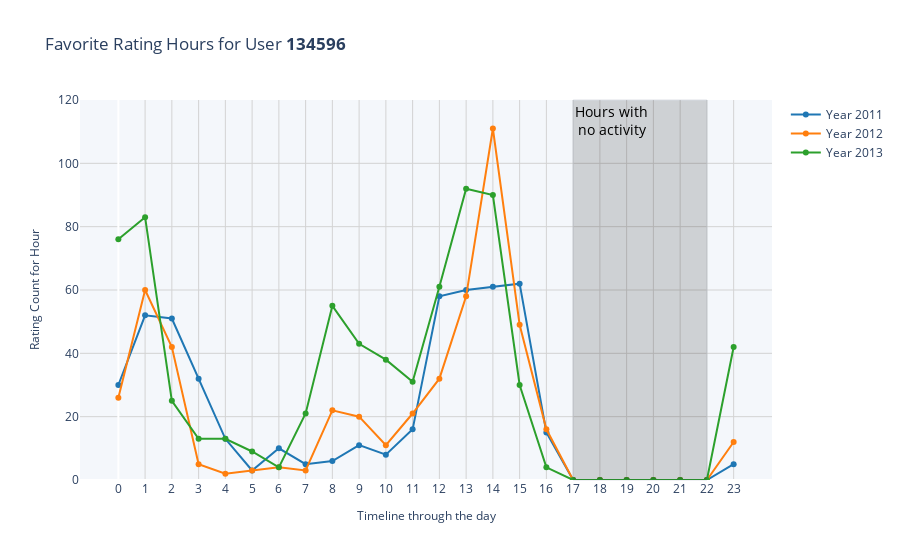

This figure's notebook cell:
### Markdown cell above
## Searching for Time Patterns

### Code cell
def plot_freq_polygon(uid,startyear,endyear):
    all_user_ratings = ratings_for_uid(uid)
    all_user_ratings['hour'] = all_user_ratings['rating_date'].dt.hour.astype(int)

    fgo = go.Figure()

    color_seq = px.colors.qualitative.D3
    color_seq_count = 0

    empty_df = pd.DataFrame(index=np.arange(0,24,1))
    empty_df['count'] = 0

    for i in np.arange(startyear,endyear + 1,1):
        all_user_ratings_for_year_i = all_user_ratings[all_user_ratings['rating_date'].dt.year == i]

        #This only includes hours present in data
        hour_freq = all_user_ratings_for_year_i.hour.value_counts().to_frame()
        hour_freq.rename(columns={'hour':'count'},inplace=True)
        hour_freq.sort_index(inplace=True)

        #This fills in missing hours with 0
        hour_freq = hour_freq.combine_first(empty_df)
        
        fgo.add_trace(go.Scatter(x=hour_freq.index, y=hour_freq['count'], name=f'Year {i}', line=dict(color=color_seq[color_seq_count]), mode='lines+markers'))
        color_seq_count += 1


    fgo.update_xaxes(
        title_text="Timeline through the day",
        titlefont_size=12,
    )
    fgo.update_yaxes(
        title_text="Rating Count for Hour",
        titlefont_size=12,
        range=[0,120]
    )
    fgo.add_vrect(
        x0=17,
        x1=22,
        line_width=1,
        fillcolor='black',
        opacity=0.15,
        annotation_text='Hours with<br>no activity',
        annotation_position='top left',
        annotation=dict(font_size=14, font_color='black'),
    )

    fgo.update_layout(
        title_text=f'Favorite Rating Hours for User <b>{uid}</b>',
        xaxis = dict(
            tickmode = 'array',
            tickvals = np.arange(0,24,1)
        ),
    )
    apply_grid_bg_design(fgo)
    return fgo

plot_freq_polygon(134596,2011,2013).show()

### Figure 1 — Plotly figure (JSON) as saved in the notebook; plotly's stock layout.template omitted (floating-point values rounded to 4 significant figures)
{"data": [{"line": {"color": "#1F77B4"}, "mode": "lines+markers", "name": "Year 2011", "type": "scatter", "x": [0, 1, 2, 3, 4, 5, 6, 7, 8, 9, 10, 11, 12, 13, 14, 15, 16, 17, 18, 19, 20, 21, 22, 23], "y": [30, 52, 51, 32, 13, 3, 10, 5, 6, 11, 8, 16, 58, 60, 61, 62, 15, 0, 0, 0, 0, 0, 0, 5]}, {"line": {"color": "#FF7F0E"}, "mode": "lines+markers", "name": "Year 2012", "type": "scatter", "x": [0, 1, 2, 3, 4, 5, 6, 7, 8, 9, 10, 11, 12, 13, 14, 15, 16, 17, 18, 19, 20, 21, 22, 23], "y": [26, 60, 42, 5, 2, 3, 4, 3, 22, 20, 11, 21, 32, 58, 111, 49, 16, 0, 0, 0, 0, 0, 0, 12]}, {"line": {"color": "#2CA02C"}, "mode": "lines+markers", "name": "Year 2013", "type": "scatter", "x": [0, 1, 2, 3, 4, 5, 6, 7, 8, 9, 10, 11, 12, 13, 14, 15, 16, 17, 18, 19, 20, 21, 22, 23], "y": [76, 83, 25, 13, 13, 9, 4, 21, 55, 43, 38, 31, 61, 92, 90, 30, 4, 0, 0, 0, 0, 0, 0, 42]}], "layout": {"annotations": [{"font": {"color": "black", "size": 14}, "showarrow": false, "text": "Hours with<br>no activity", "x": 17, "xanchor": "left", "xref": "x", "y": 1, "yanchor": "top", "yref": "y domain"}], "plot_bgcolor": "rgb(244,247,251)", "shapes": [{"fillcolor": "black", "line": {"width": 1}, "opacity": 0.15, "type": "rect", "x0": 17, "x1": 22, "xref": "x", "y0": 0, "y1": 1, "yref": "y domain"}], "title": {"text": "Favorite Rating Hours for User <b>134596</b>"}, "xaxis": {"gridcolor": "lightgrey", "gridwidth": 1, "showgrid": true, "tickmode": "array", "tickvals": [0, 1, 2, 3, 4, 5, 6, 7, 8, 9, 10, 11, 12, 13, 14, 15, 16, 17, 18, 19, 20, 21, 22, 23], "title": {"font": {"size": 12}, "text": "Timeline through the day"}}, "yaxis": {"gridcolor": "lightgrey", "gridwidth": 1, "range": [0, 120], "showgrid": true, "title": {"font": {"size": 12}, "text": "Rating Count for Hour"}}}}
